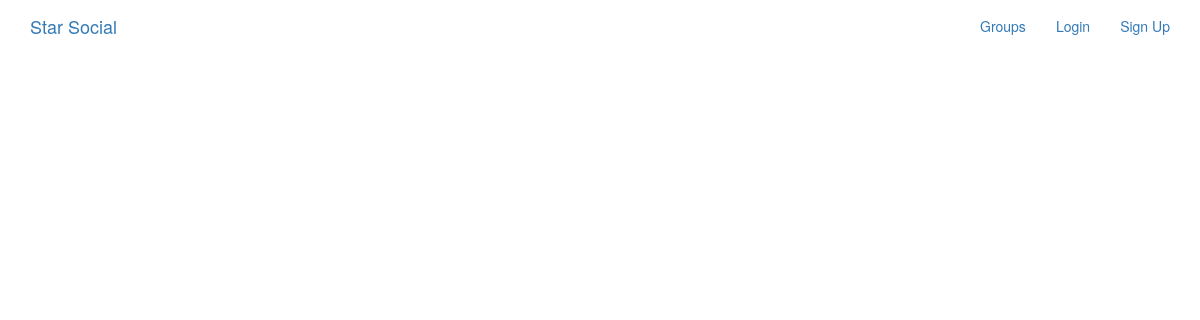
The app's page /posts/, older data.
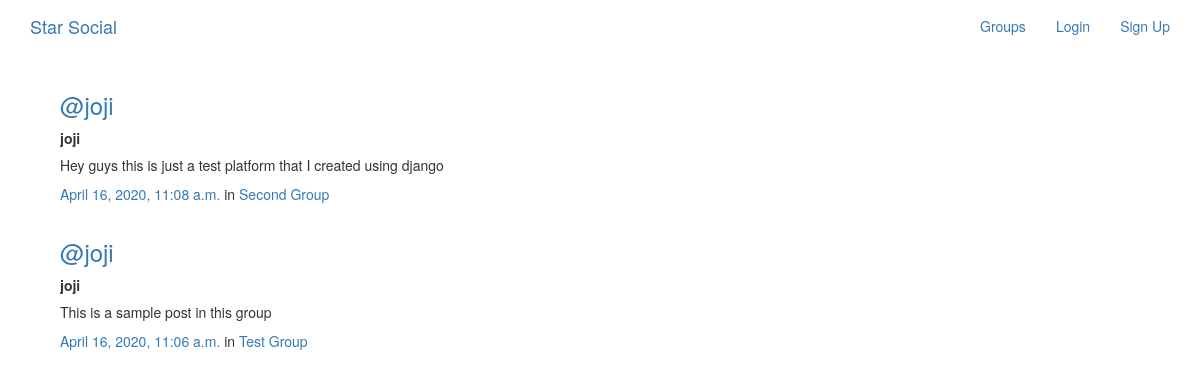
The same page, newer data.
### posts/models.py (models this page shows, shortened)
class Post(models.Model):
    user = models.ForeignKey(User, related_name="posts",on_delete=models.CASCADE)
    created_at = models.DateTimeField(auto_now=True)
    message = models.TextField()
    message_html = models.TextField(editable=False)
    group = models.ForeignKey(Group, related_name="posts",null=True, blank=True,on_delete=models.CASCADE)
    class Meta:
        ordering = ["-created_at"]
        unique_together = ["user", "message"]

### groups/models.py (models this page shows, shortened)
class Group(models.Model):
    name = models.CharField(max_length=255, unique=True)
    slug = models.SlugField(allow_unicode=True, unique=True)
    description = models.TextField(blank=True, default='')
    description_html = models.TextField(editable=False, default='', blank=True)
    members = models.ManyToManyField(User,through="GroupMember")
    class Meta:
        ordering = ["name"]

### posts/views.py (the view)
# urls.py: path('', views.PostList.as_view(), name="all"),
class PostList(SelectRelatedMixin, generic.ListView):
    model = models.Post
    select_related = ("user", "group")

### posts/templates/posts/post_list.html (shortened to what this page needs)
{% extends "posts/post_base.html" %}
{% load humanize %}
{% block post_content %}
<div class="col-md-8">
	{% for post in post_list %}
  {% include "posts/_post.html" %}
	{% endfor %}
</div>
{% endblock %}

### posts/templates/posts/_post.html (shortened to what this page needs)
<div class="media">
	<h3 class="mr-5"><a href="{% url 'posts:for_user' username=post.user.username %}">@{{ post.user.username }}</a></h3>
	<div class="media-body">
		<strong>{{ post.user.username }}</strong>
		<h5>{{ post.message_html|safe }}</h5>
			<time class="time"><a href="{% url 'posts:single' username=post.user.username pk=post.pk %}">{{ post.created_at }}</a></time>
			{% if post.group %}
			<span class="group-name">in <a href="#">{{ post.group.name }}</a></span>
			{% endif %}
	</div>
</div>

Row changes from the older to the newer data that the page shows:
added Post: user.username "joji", message_html "Hey guys this is just a test platform that I created using django", created_at "April 16, 2020, 11:08 a.m.", group.name "Second Group"
added Post: user.username "joji", message_html "This is a sample post in this group", created_at "April 16, 2020, 11:06 a.m.", group.name "Test Group"
